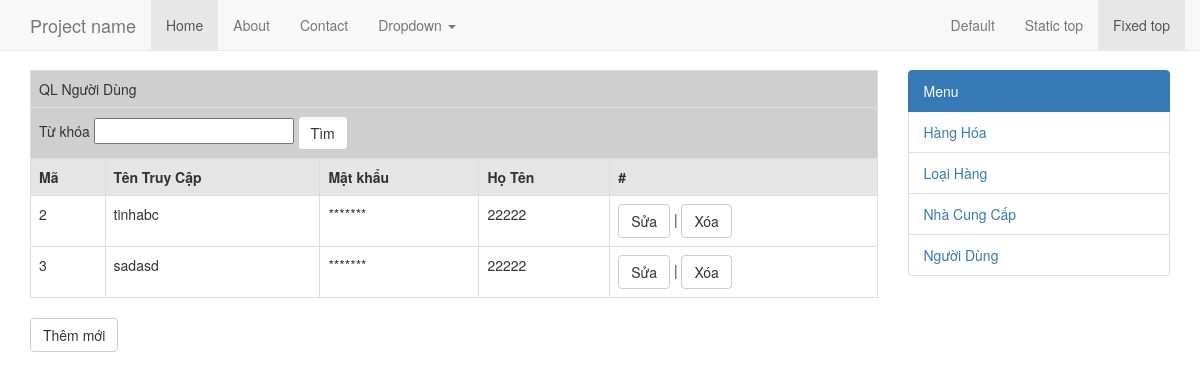
/TinhNQ/admin/nguoidung_list.php, run on the app's committed database.
### tables this page shows
CREATE TABLE IF NOT EXISTS `tbl_NguoiDung` (
`MaNguoiDung` int(11) NOT NULL,
  `TenTruyCap` varchar(255) NOT NULL,
  `MatKhau` varchar(255) NOT NULL,
  `HoTen` varchar(255) DEFAULT NULL
);

### TinhNQ/system/csdl.php (called while the page is built, shortened)
<?php
	function connect_server()
	{
		$link = mysqli_connect("localhost", "root", "mysql", "inet_php45");
		mysqli_query($link, "SET NAMES utf8");
		return $link;
	}
	function select_array($sql)
	{
		$link = connect_server();
		$obj = mysqli_query($link, $sql);
		while($row = $obj->fetch_array())
		{
			$data[] = $row;
		}
		return $data;
	}
?>

### TinhNQ/admin/nguoidung_list.php (the view, shortened to what this page needs)
<?php
include_once dirname(dirname(__file__)) . '/system/csdl.php';
$sql = "SELECT * FROM `tbl_NguoiDung` $where";
$data = select_array($sql);
?>
<?php
	include_once 'layout_header.php';
	?>
		<table class = "table table-bordered">
			<tr>
				<td colspan="6" class="mauxam"><span>QL Người Dùng</span></td>
			</tr>
			<tr>
				<td colspan="6" class="mauxam">
					<form action="nguoidung_list.php" method="GET">
						<span>Từ khóa</span>
						<input type="text" class="keywords" name="keywords">
						<button type="submit" value="Tìm" class="btn btn-default">Tìm</button>
					</form>
				</td>
			</tr>
			<tr class="mauxanhduong">
				<th>Mã</th>
				<th>Tên Truy Cập</th>
				<th>Mật khẩu</th>
				<th>Họ Tên</th>
				<th>#</th>
			</tr>
			<?php
			foreach ($data as $item) {
			?>
				<tr class="mauxanhduong">
					<td><?=$item['MaNguoiDung'];?></td>
					<td><?=$item['TenTruyCap'];?></td>
					<td>*******</td>
					<td><?=$item['HoTen'];?></td>
					<td>
						<a class="btn btn-default" href="nguoidung_edit.php?MaNguoiDung=<?=$item['MaNguoiDung'];?>">Sửa</a> | <a class="btn btn-default" onclick="return confirm('Bạn có chắc là muốn xóa record này k?');
						" href="?xoa=true&MaNguoiDung=<?=$item['MaNguoiDung'];?>">Xóa</a>
					</td>
				</tr>
			<?php
			}
			?>
		</table>
		<a class="btn btn-default" href="nguoidung_add.php">Thêm mới</a>
<?php
	include_once 'layout_footer.php';
?>

### TinhNQ/admin/layout_header.php (style rules this page uses)
body { min-height: 2000px; padding-top: 70px; }
th { padding: 5px; background-color: #e5e5e5; }
.mauxam { background-color: #cecfce; }
input { width: 100%; }
.keywords { width: 200px; }

### data on the page
tbl_nguoidung: MaNguoiDung "2", TenTruyCap "tinhabc", HoTen "22222"
tbl_nguoidung: MaNguoiDung "3", TenTruyCap "sadasd", HoTen "22222"
